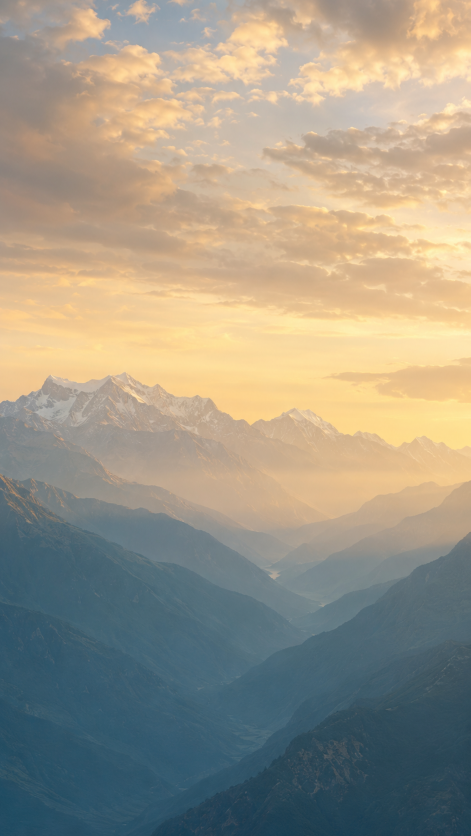
#> input picture assets/mobile/png/17-mobile-background.png, 941 x 1672 px (shown at 1/2 size); its folder holds 5 pictures in this run
$ python render_mobile_scroll.py
#> lines starting #> are read from the running program, lines starting #| are printed output that depends on the picture
#!/usr/bin/env python3
"""Render the dedicated portrait hero at representative scroll depths."""

from pathlib import Path
from PIL import Image, ImageDraw, ImageFont

ROOT = Path(__file__).resolve().parents[1]
ASSETS = ROOT / "assets" / "mobile" / "png"
OUT = ROOT / "preview"
W, H = 390, 844
FONT = "/usr/share/fonts/opentype/urw-base35/NimbusSansNarrow-Bold.otf"


def clamp(value):
    return min(1.0, max(0.0, value))


def smoothstep(start, end, value):
    x = clamp((value - start) / (end - start))
    return x * x * (3 - 2 * x)


def layer(name, y_shift):
#> called with name = '17-mobile-background.png', y_shift = 0
    source = Image.open(ASSETS / name).convert("RGBA")
    box_w, box_h = round(W * 1.06), round(H * 1.26)
    scale = max(box_w / source.width, box_h / source.height)
#> scale = 0.636
    resized = source.resize((round(source.width * scale), round(source.height * scale)), Image.Resampling.LANCZOS)
    left = max(0, (resized.width - box_w) // 2)
#> left = 92
    top = max(0, (resized.height - box_h) // 2)
#> top = 0
    fitted = resized.crop((left, top, left + box_w, top + box_h))
    canvas = Image.new("RGBA", (W, H), (0, 0, 0, 0))
#> canvas: PIL image 390x844 RGBA; every value is 0
    canvas.alpha_composite(fitted, (round(W * -.03), round(H * (-.14 + y_shift))))
#> call 2 of layer, with name = '18-mobile-far-ridges.png', y_shift = 0
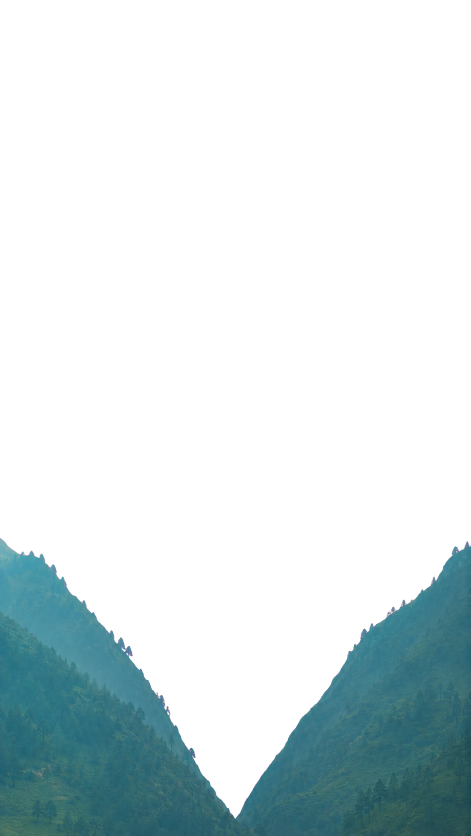
#> input picture assets/mobile/png/18-mobile-far-ridges.png, 941 x 1672 px (shown at 1/2 size)
#> in layer, source is the input picture: PIL image 941x1672 RGBA; mean R, G, B, A 11.8, 24, 25.9, 53.8
    return canvas


def title(canvas, text, y, size, opacity):
#> called with text = 'World Diabetes', y = 206.8, size = 39.59, opacity = 1
    if opacity <= .01:
        return
    font = ImageFont.truetype(FONT, round(size))
    ink = Image.new("RGBA", (W, H), (0, 0, 0, 0))
    draw = ImageDraw.Draw(ink)
    draw.text((W / 2 + 2, y + 3), text.upper(), font=font, anchor="mm", fill=(3, 12, 7, round(85 * opacity)))
    draw.text((W / 2, y), text.upper(), font=font, anchor="mm", fill=(244, 242, 223, round(245 * opacity)))
    canvas.alpha_composite(ink)


def render(progress):
    d = clamp(progress / .76)
    scene = Image.new("RGBA", (W, H), "#07100c")
    scene.alpha_composite(layer("17-mobile-background.png", d * -.022))
    scene.alpha_composite(layer("18-mobile-far-ridges.png", d * -.032))
    title(scene, "World Diabetes", H * (.245 + d * .48), W * .1015, 1 - smoothstep(.47, .72, progress))
    scene.alpha_composite(layer("19-mobile-mid-forest.png", -.02 + d * -.053))
#> call 3 of layer, with name = '19-mobile-mid-forest.png', y_shift = -0.02
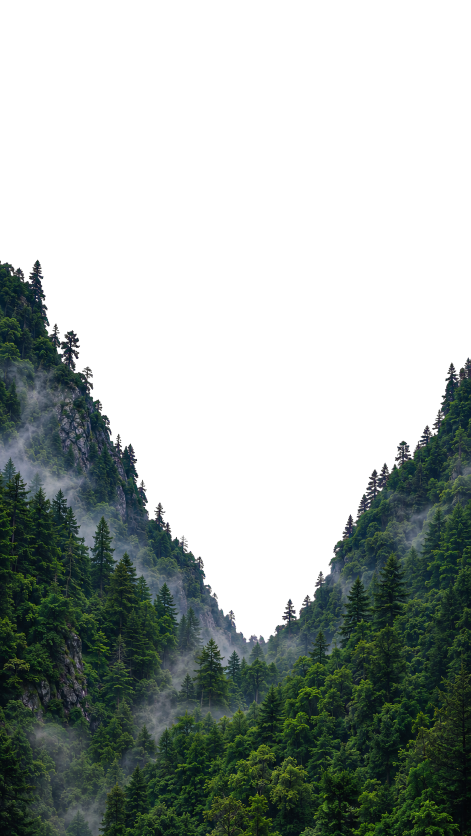
#> input picture assets/mobile/png/19-mobile-mid-forest.png, 941 x 1672 px (shown at 1/2 size)
#> in layer, source is the input picture: PIL image 941x1672 RGBA; mean R, G, B, A 18, 25.7, 22.1, 108.8
    title(scene, "Day Expedition", H * (.31 + d * .56), W * .1045, 1 - smoothstep(.57, .82, progress))
    scene.alpha_composite(layer("20-mobile-near-forest.png", -.04 + d * -.064))
#> call 4 of layer, with name = '20-mobile-near-forest.png', y_shift = -0.04
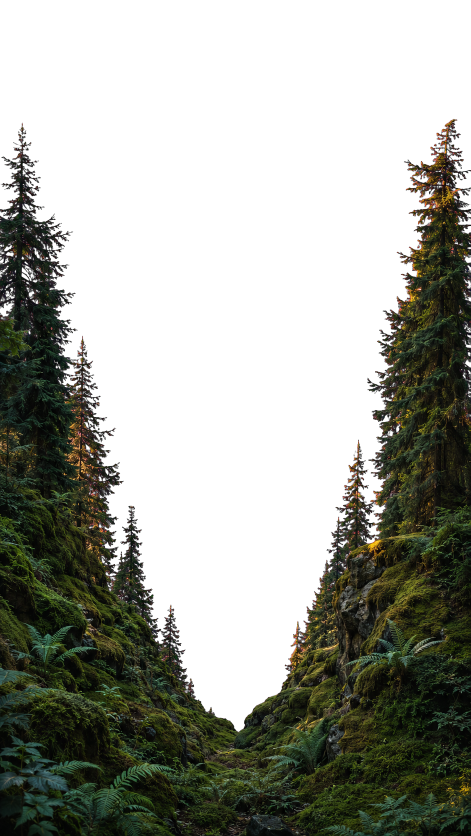
#> input picture assets/mobile/png/20-mobile-near-forest.png, 941 x 1672 px (shown at 1/2 size)
#> in layer, source is the input picture: PIL image 941x1672 RGBA; mean R, G, B, A 17, 19, 11, 110.8
    title(scene, "2026", H * (.39 + d * .64), W * .218, 1 - smoothstep(.69, .93, progress))
    scene.alpha_composite(layer("21-mobile-foreground.png", -.01 + d * -.08))
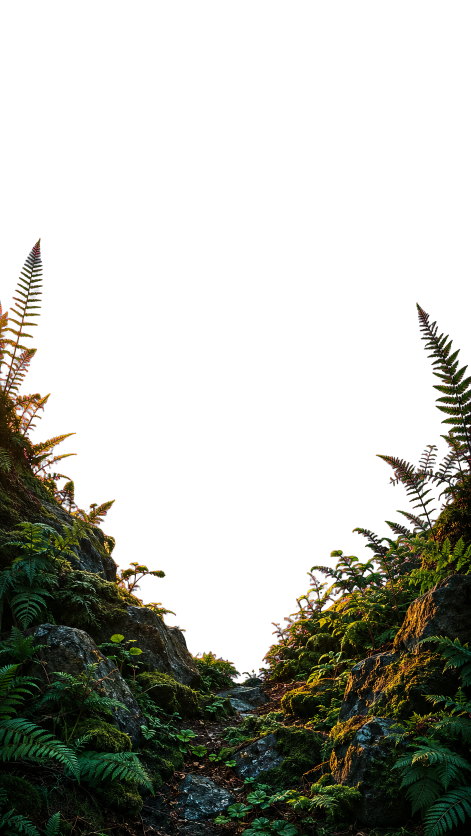
#> input picture assets/mobile/png/21-mobile-foreground.png, 941 x 1672 px (shown at 1/2 size)
#> in layer, source is the input picture: PIL image 941x1672 RGBA; mean R, G, B, A 13.8, 15.4, 8, 88.2
#> in layer (call 5), `fitted = resized.crop((left, top, left + box_w, top + box_h))`:
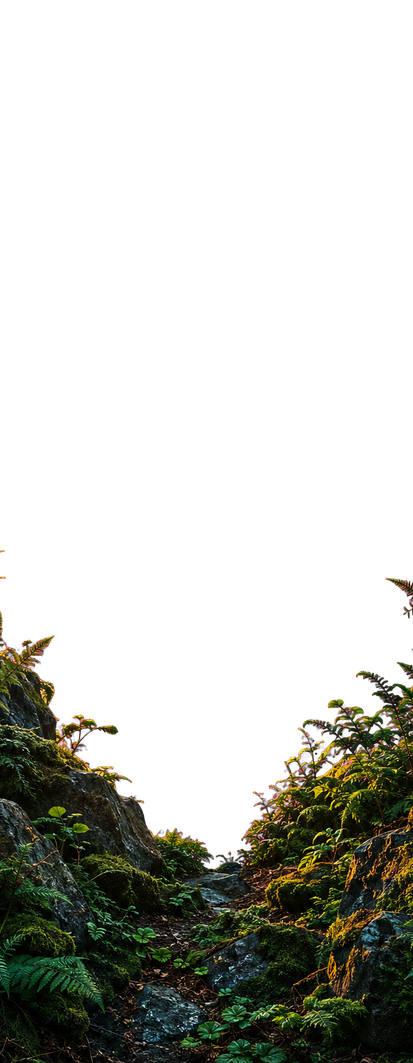
#> fitted: PIL image 413x1063 RGBA; mean R, G, B, A 12.5, 13.5, 7.5, 72.5; transparent parts drawn white
#> in layer (call 5), `canvas.alpha_composite(fitted, (round(W * -.03), round(H * (-.14 + y_s..`:
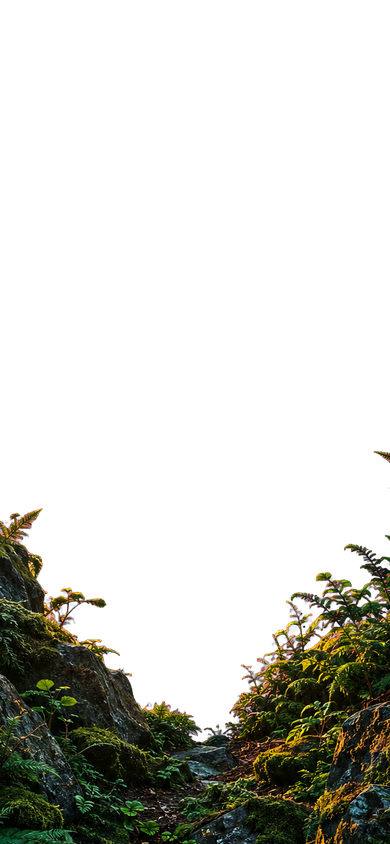
#> canvas: PIL image 390x844 RGBA; mean R, G, B, A 12.6, 12.9, 6.9, 61.5; transparent parts drawn white
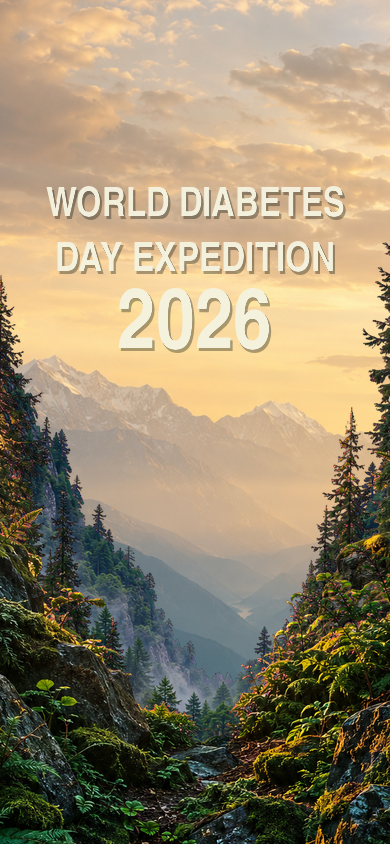
#> scene: PIL image 390x844 RGBA; mean R, G, B, A 152.9, 138.3, 110.6, 255
    return scene.convert("RGB")


def main():
    OUT.mkdir(exist_ok=True)
    frames = []
    for index, progress in enumerate((0, .22, .45, .68), 1):
        frame = render(progress)
        frame.save(OUT / f"mobile-scroll-{index}-{round(progress * 100):02d}.jpg", quality=91)
        frames.append(frame)
    sheet = Image.new("RGB", (W * 2, H * 2), "#07100c")
    for index, frame in enumerate(frames):
        sheet.paste(frame, ((index % 2) * W, (index // 2) * H))
    sheet.save(OUT / "mobile-scroll-choreography.jpg", quality=91)
    print(OUT / "mobile-scroll-choreography.jpg")


if __name__ == "__main__":
    main()
